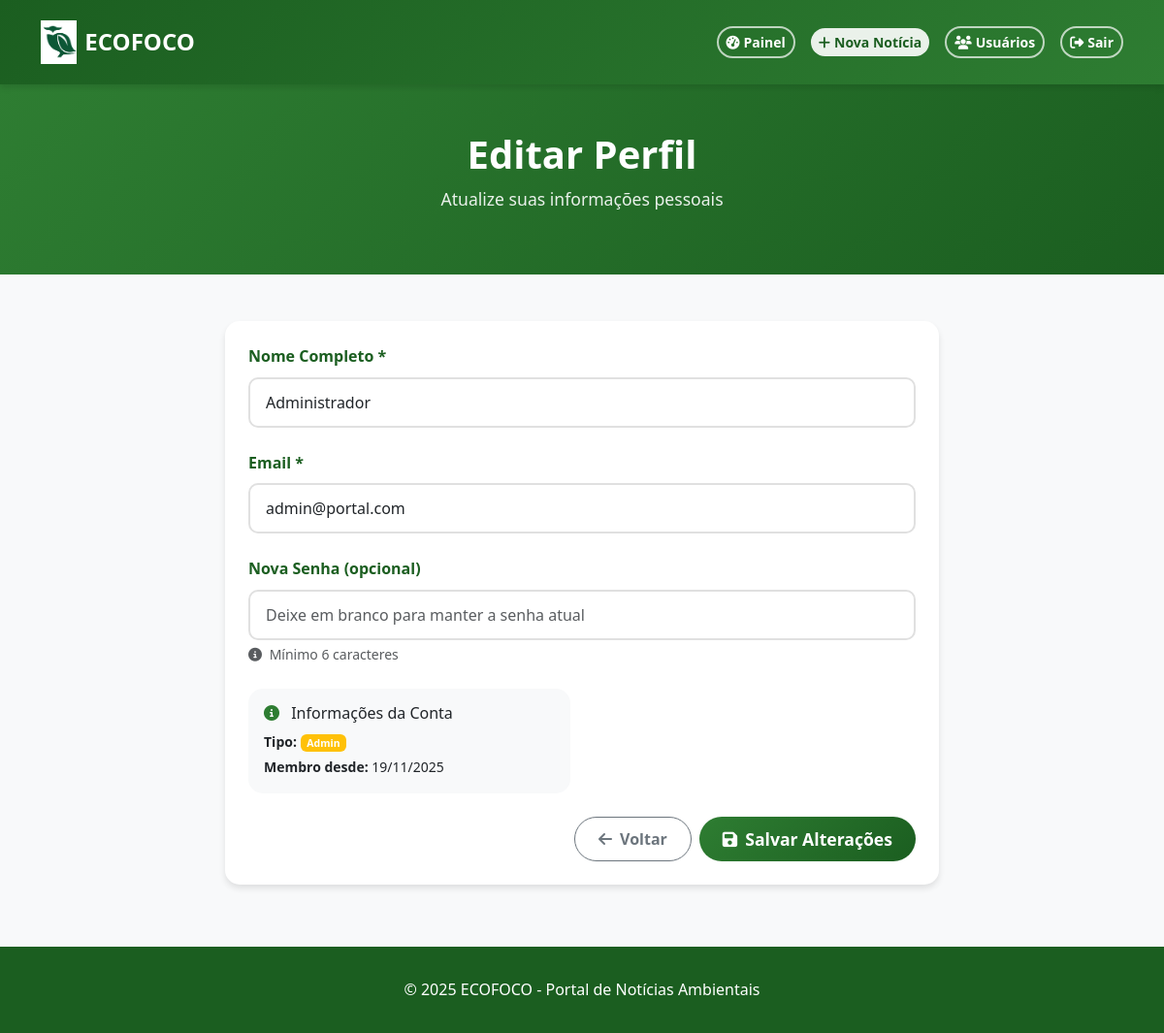
The app's page /editar_usuario.php (signed in) with its own data.
### tables this page shows
CREATE TABLE usuarios (
    id INT AUTO_INCREMENT PRIMARY KEY,
    nome VARCHAR(100) NOT NULL,
    email VARCHAR(150) UNIQUE NOT NULL,
    senha VARCHAR(255) NOT NULL,
    tipo ENUM('admin', 'user') DEFAULT 'user',
    criado_em DATETIME DEFAULT CURRENT_TIMESTAMP
);

### funcoes.php (called while the page is built, shortened)
<?php
function ehAdmin() {
    return isset($_SESSION['usuario_tipo']) && $_SESSION['usuario_tipo'] === 'admin';
}
?>

### editar_usuario.php (the view, shortened to what this page needs)
<?php
require 'conexao.php';
require 'funcoes.php';
$stmt = $pdo->prepare("SELECT * FROM usuarios WHERE id = ?");
$stmt->execute([$_SESSION['usuario_id']]);
$usuario = $stmt->fetch(PDO::FETCH_ASSOC);
?>
<!DOCTYPE html>
<html lang="pt-BR">
<head>
    <link href="bootstrap/css/bootstrap.min.css" rel="stylesheet">
    <link href="https://cdnjs.cloudflare.com/ajax/libs/font-awesome/6.5.0/css/all.min.css" rel="stylesheet">
    <link href="style.css" rel="stylesheet">
</head>
<body>
    <nav class="navbar navbar-expand-lg navbar-dark">
        <div class="container">
            <a class="navbar-brand d-flex align-items-center" href="index.php">
                <img src="imagens/coruja.PNG" alt="Logo ECOFOCO" style="height: 45px; width: auto;" class="me-2">
                <span>ECOFOCO</span>
            </a>
            <div class="ms-auto d-flex align-items-center gap-2">
                <a href="dashboard.php" class="btn btn-outline-light btn-sm">
                    <i class="fas fa-tachometer-alt me-1"></i><span>Painel</span>
                </a>
                <?php if (ehAdmin()): ?>
                    <a href="nova_noticia.php" class="btn btn-light btn-sm">
                        <i class="fas fa-plus me-1"></i><span>Nova Notícia</span>
                    </a>
                    <a href="gerenciar_usuarios.php" class="btn btn-outline-light btn-sm">
                        <i class="fas fa-users me-1"></i><span>Usuários</span>
                    </a>
                <?php endif; ?>
                <a href="logout.php" class="btn btn-outline-light btn-sm">
                    <i class="fas fa-sign-out-alt me-1"></i><span>Sair</span>
                </a>
            </div>
        </div>
    </nav>
    <section class="dashboard-header">
        <div class="container">
            <h1 class="user-welcome">Editar Perfil</h1>
            <p class="user-role">Atualize suas informações pessoais</p>
        </div>
    </section>
    <div class="container my-5">
        <div class="row justify-content-center">
            <div class="col-lg-8">
                <div class="news-card">
                    <div class="news-card-body">
                        <form method="POST">
                            <div class="form-group">
                                <label class="form-label">Nome Completo *</label>
                                <input type="text" name="nome" class="form-control" value="<?= htmlspecialchars($usuario['nome']) ?>" required>
                            </div>
                            <div class="form-group">
                                <label class="form-label">Email *</label>
                                <input type="email" name="email" class="form-control" value="<?= htmlspecialchars($usuario['email']) ?>" required>
                            </div>
                            <div class="form-group">
                                <label class="form-label">Nova Senha (opcional)</label>
                                <input type="password" name="senha" class="form-control" placeholder="Deixe em branco para manter a senha atual">
                                <div class="form-text">
                                    <i class="fas fa-info-circle me-1"></i>
                                    Mínimo 6 caracteres
                                </div>
                            </div>
                            <div class="row mt-4">
                                <div class="col-md-6">
                                    <div class="card bg-light border-0 rounded-custom">
                                        <div class="card-body">
                                            <h6 class="card-title">
                                                <i class="fas fa-info-circle me-2 text-primary-custom"></i>
                                                Informações da Conta
                                            </h6>
                                            <p class="card-text small mb-1">
                                                <strong>Tipo:</strong>
                                                <span class="badge bg-<?= $usuario['tipo'] == 'admin' ? 'warning' : 'secondary' ?>">
                                                    <?= ucfirst($usuario['tipo']) ?>
                                                </span>
                                            </p>
                                            <p class="card-text small mb-0">
                                                <strong>Membro desde:</strong>
                                                <?= date('d/m/Y', strtotime($usuario['criado_em'])) ?>
                                            </p>
                                        </div>
                                    </div>
                                </div>
                            </div>
                            <div class="d-flex gap-2 justify-content-end mt-4">
                                <a href="dashboard.php" class="btn btn-outline-secondary">
                                    <i class="fas fa-arrow-left me-2"></i>Voltar
                                </a>
                                <button type="submit" class="btn btn-primary">
                                    <i class="fas fa-save me-2"></i>Salvar Alterações
                                </button>
                            </div>
                        </form>
                    </div>
                </div>
            </div>
        </div>
    </div>
    <footer class="footer">
        <div class="container">
            <p class="mb-0">&copy; <?= date('Y') ?> ECOFOCO - Portal de Notícias Ambientais</p>
        </div>
    </footer>
</body>
</html>

### style.css (style rules this page uses)
:root { --primary-color: #2e7d32; --primary-dark: #1b5e20; --primary-light: #4caf50; --accent-color: #388e3c; --text-dark: #333; --text-light: #666; --bg-light: #f8f9fa; --white: #ffffff; --shadow: 0 4px 6px rgba(0, 0, 0, 0.1); --shadow-hover: 0 8px 15px rgba(0, 0, 0, 0.15); }
* { margin: 0; padding: 0; box-sizing: border-box; }
body { font-family: 'Segoe UI', Tahoma, Geneva, Verdana, sans-serif; line-height: 1.6; color: var(--text-dark); background-color: var(--bg-light); }
.navbar { background: linear-gradient(135deg, var(--primary-dark), var(--primary-color)) !important; box-shadow: var(--shadow); padding: 1rem 0; }
.navbar-brand { font-weight: 700; font-size: 1.5rem; color: var(--white) !important; }
.navbar-brand img { transition: transform 0.3s ease; }
.navbar .btn { border-radius: 25px; font-weight: 600; transition: all 0.3s ease; margin-left: 0.5rem; }
.navbar .btn-outline-light { border: 2px solid rgba(255, 255, 255, 0.7); color: white; }
.navbar .btn-light { background: rgba(255, 255, 255, 0.9); color: var(--primary-dark); border: none; }
.news-card { background: var(--white); border-radius: 15px; overflow: hidden; box-shadow: var(--shadow); transition: all 0.3s ease; border: none; }
.news-card-body { padding: 1.5rem; }
.news-card .btn { border-radius: 25px; font-weight: 600; padding: 0.6rem 1.5rem; transition: all 0.3s ease; }
.form-group { margin-bottom: 1.5rem; }
.form-label { font-weight: 600; color: var(--primary-dark); margin-bottom: 0.5rem; }
.form-control { border: 2px solid #e0e0e0; border-radius: 10px; padding: 0.75rem 1rem; font-size: 1rem; transition: all 0.3s ease; }
.btn-primary { background: linear-gradient(135deg, var(--primary-color), var(--primary-dark)); border: none; border-radius: 10px; padding: 0.75rem 2rem; font-weight: 600; font-size: 1.1rem; transition: all 0.3s ease; }
.dashboard-header { background: linear-gradient(135deg, var(--primary-color), var(--primary-dark)); color: white; padding: 3rem 0; text-align: center; margin-bottom: 3rem; }
.user-welcome { font-size: 2.5rem; font-weight: 700; margin-bottom: 0.5rem; }
.user-role { font-size: 1.1rem; opacity: 0.9; }
.footer { background: var(--primary-dark); color: white; text-align: center; padding: 2rem 0; margin-top: 4rem; }
.text-primary-custom { color: var(--primary-color) !important; }
.rounded-custom { border-radius: 15px !important; }

### records on screen
usuarios: nome "Administrador", email "admin@portal.com", tipo "Admin", criado_em "19/11/2025"
